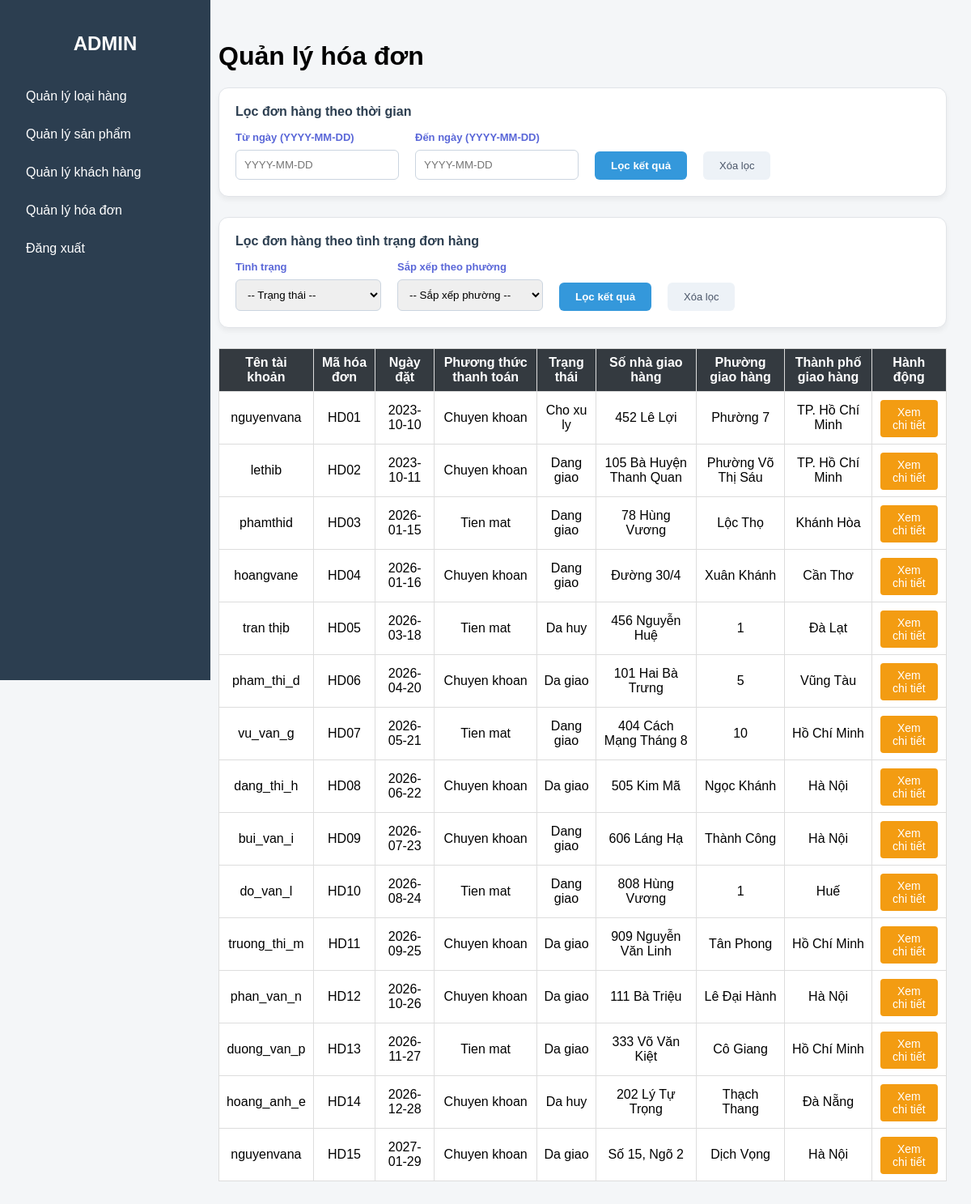
The page /admin-web2/admin.php?page=hoadon (signed in) on the database its author committed.
### tables this page shows
CREATE TABLE hoadon (
    mahd VARCHAR(20) PRIMARY KEY NOT NULL,
    ngaydat DATE DEFAULT (CURRENT_DATE), 
    phuongthucthanhtoan VARCHAR(50) NOT NULL,
    trangthai VARCHAR(50) NOT NULL,
    diachihd VARCHAR(255) NOT NULL, 
    phuonghd VARCHAR(255) NOT NULL,
    thanhphohd VARCHAR(255) NOT NULL,
    username VARCHAR(50), 
    FOREIGN KEY (username) REFERENCES khachhang(username)
);

### admin-web2/hoadon.php (the view, shortened to what this page needs)
<?php
require_once 'db.php';
    echo "<h1>Quản lý hóa đơn</h1>";
    $tu_ngay  = $_GET['tu_ngay'] ?? '';
    $den_ngay = $_GET['den_ngay'] ?? '';
echo "
    <div class='filter-container'>
        <div class='filter-title'>Lọc đơn hàng theo thời gian</div>
        <form method='GET' class='filter-form'>
            <input type='hidden' name='page' value='hoadon'>
            <div class='filter-group'>
                <label>Từ ngày (YYYY-MM-DD)</label>
                <input type='text' id='tu_ngay' name='tu_ngay' value='$tu_ngay'
                       class='filter-input' placeholder='YYYY-MM-DD'
                       pattern='\d{4}-\d{2}-\d{2}' title='Định dạng: Năm-Tháng-Ngày (VD: 2024-01-01)'>
            </div>
            <div class='filter-group'>
                <label>Đến ngày (YYYY-MM-DD)</label>
                <input type='text' id='den_ngay' name='den_ngay' value='$den_ngay'
                       class='filter-input' placeholder='YYYY-MM-DD'
                       pattern='\d{4}-\d{2}-\d{2}' title='Định dạng: Năm-Tháng-Ngày (VD: 2024-12-31)'>
            </div>
            <button type='button' onclick='locVoiAPI()' class='btn-filter'>Lọc kết quả</button>
            <a href='admin.php?page=hoadon' class='btn-clear'>Xóa lọc</a>
        </form>
        <div id='ketqua_loc'></div>
    </div>";
    echo " <div class='filter-container'>
<div class='filter-title'>Lọc đơn hàng theo tình trạng đơn hàng</div>
    <div class='filter-form'>
        <div class='filter-group'>
            <label>Tình trạng</label>
            <select id='loc_tinhtrang' class='filter-input'>
                <option value=''>-- Trạng thái --</option>
                <option value='Cho xu ly'>Chờ xử lý</option>
                <option value='Dang giao'>Đang giao</option>
                <option value='Da giao'>Hoàn thành</option>
                <option value='Da huy'>Đã hủy</option>
            </select> </div>
        <div class='filter-group'>
            <label>Sắp xếp theo phường </label>
            <select id='sapxepphuong' class='filter-input'>
                <option value=''>-- Sắp xếp phường --</option>
                <option value='asc'>A → Z</option>
                <option value='desc'>Z → A</option>
            </select></div>
        <button type='button' class='btn-filter' onclick='locDonHang()'>Lọc kết quả</button>
        <a href='admin.php?page=hoadon' class='btn-clear'>Xóa lọc</a>
    </div>
</div>";
    $sql = "SELECT * FROM hoadon";
    $rs = mysqli_query($conn, $sql);
    echo "<table id='main-table'><tr><th>Tên tài khoản</th><th>Mã hóa đơn</th><th>Ngày đặt</th><th>Phương thức thanh toán</th><th>Trạng thái</th><th>Số nhà giao hàng</th><th>Phường giao hàng</th><th>Thành phố giao hàng</th><th>Hành động</th></tr>";
    while ($row = mysqli_fetch_assoc($rs)) {
        echo "<tr>
                <td>{$row['username']}</td>
                <td>{$row['mahd']}</td>
                <td>{$row['ngaydat']}</td>
                <td>{$row['phuongthucthanhtoan']}</td>
                <td>{$row['trangthai']}</td>
                <td>{$row['diachihd']}</td>
                <td>{$row['phuonghd']}</td>
                <td>{$row['thanhphohd']}</td>
                <td><button type='button' class='btn btn-reset' onclick=\"showDetails('{$row['mahd']}')\">Xem chi tiết</button></td>
              </tr>";
    }
    echo "</table>";
?>
</div>

### rows shown on the page
hoadon: username "nguyenvana", mahd "HD01", ngaydat "2023-10-10", phuongthucthanhtoan "Chuyen khoan", trangthai "Cho xu ly", diachihd "452 Lê Lợi", phuonghd "Phường 7", thanhphohd "TP. Hồ Chí Minh"
hoadon: username "lethib", mahd "HD02", ngaydat "2023-10-11", phuongthucthanhtoan "Chuyen khoan", trangthai "Dang giao", diachihd "105 Bà Huyện Thanh Quan", phuonghd "Phường Võ Thị Sáu", thanhphohd "TP. Hồ Chí Minh"
hoadon: username "phamthid", mahd "HD03", ngaydat "2026-01-15", phuongthucthanhtoan "Tien mat", trangthai "Dang giao", diachihd "78 Hùng Vương", phuonghd "Lộc Thọ", thanhphohd "Khánh Hòa"
hoadon: username "hoangvane", mahd "HD04", ngaydat "2026-01-16", phuongthucthanhtoan "Chuyen khoan", trangthai "Dang giao", diachihd "Đường 30/4", phuonghd "Xuân Khánh", thanhphohd "Cần Thơ"
hoadon: username "tran thịb", mahd "HD05", ngaydat "2026-03-18", phuongthucthanhtoan "Tien mat", trangthai "Da huy", diachihd "456 Nguyễn Huệ", phuonghd "1", thanhphohd "Đà Lạt"
hoadon: username "pham_thi_d", mahd "HD06", ngaydat "2026-04-20", phuongthucthanhtoan "Chuyen khoan", trangthai "Da giao", diachihd "101 Hai Bà Trưng", phuonghd "5", thanhphohd "Vũng Tàu"
hoadon: username "vu_van_g", mahd "HD07", ngaydat "2026-05-21", phuongthucthanhtoan "Tien mat", trangthai "Dang giao", diachihd "404 Cách Mạng Tháng 8", phuonghd "10", thanhphohd "Hồ Chí Minh"
hoadon: username "dang_thi_h", mahd "HD08", ngaydat "2026-06-22", phuongthucthanhtoan "Chuyen khoan", trangthai "Da giao", diachihd "505 Kim Mã", phuonghd "Ngọc Khánh", thanhphohd "Hà Nội"
hoadon: username "bui_van_i", mahd "HD09", ngaydat "2026-07-23", phuongthucthanhtoan "Chuyen khoan", trangthai "Dang giao", diachihd "606 Láng Hạ", phuonghd "Thành Công", thanhphohd "Hà Nội"
hoadon: username "do_van_l", mahd "HD10", ngaydat "2026-08-24", phuongthucthanhtoan "Tien mat", trangthai "Dang giao", diachihd "808 Hùng Vương", phuonghd "1", thanhphohd "Huế"
hoadon: username "truong_thi_m", mahd "HD11", ngaydat "2026-09-25", phuongthucthanhtoan "Chuyen khoan", trangthai "Da giao", diachihd "909 Nguyễn Văn Linh", phuonghd "Tân Phong", thanhphohd "Hồ Chí Minh"
hoadon: username "phan_van_n", mahd "HD12", ngaydat "2026-10-26", phuongthucthanhtoan "Chuyen khoan", trangthai "Da giao", diachihd "111 Bà Triệu", phuonghd "Lê Đại Hành", thanhphohd "Hà Nội"
hoadon: username "duong_van_p", mahd "HD13", ngaydat "2026-11-27", phuongthucthanhtoan "Tien mat", trangthai "Da giao", diachihd "333 Võ Văn Kiệt", phuonghd "Cô Giang", thanhphohd "Hồ Chí Minh"
hoadon: username "hoang_anh_e", mahd "HD14", ngaydat "2026-12-28", phuongthucthanhtoan "Chuyen khoan", trangthai "Da huy", diachihd "202 Lý Tự Trọng", phuonghd "Thạch Thang", thanhphohd "Đà Nẵng"
hoadon: username "nguyenvana", mahd "HD15", ngaydat "2027-01-29", phuongthucthanhtoan "Chuyen khoan", trangthai "Da giao", diachihd "Số 15, Ngõ 2", phuonghd "Dịch Vọng", thanhphohd "Hà Nội"
